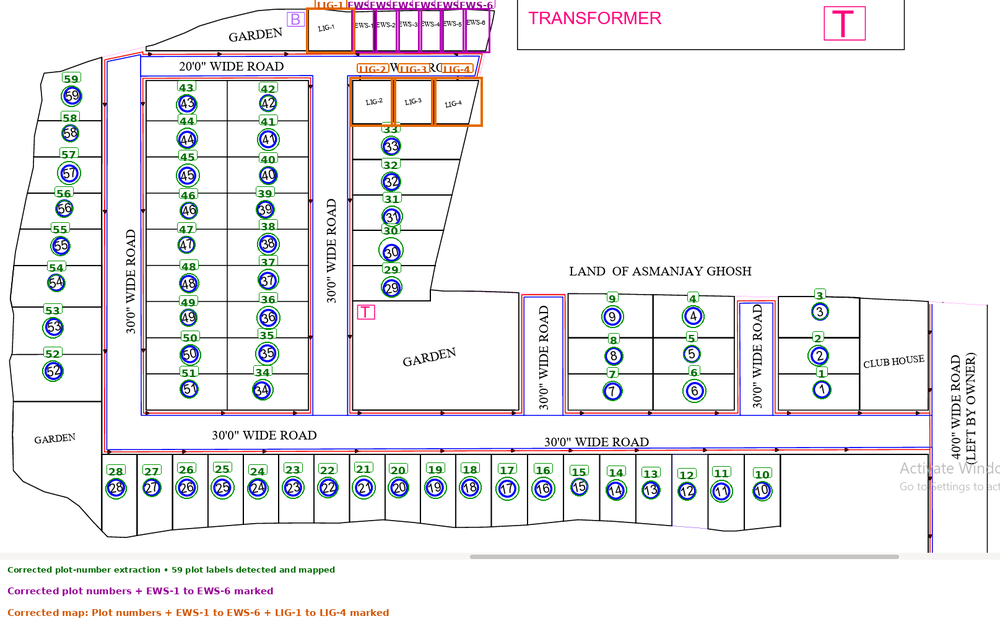
#> input picture marked_map_2.png, 1000 x 624 px, shrunk from 1615 x 1008 before the run, found by its file name
$ python a14_cells.py
#> lines starting #> are read from the running program, lines starting #| are printed output that depends on the picture; after the words box and inside, x2 and y2 are one past the last pixel; in counts of white or black regions, pixels touching at a corner belong together
"""Generate plot cells from gridlines and read numbers."""
import cv2, numpy as np
from pathlib import Path

SRC = Path(r"C:\Users\User\OneDrive\Desktop\gps_map\marked_map_2.png")
OUT = Path(r"C:\Users\User\OneDrive\Desktop\gps_map\out")
img = cv2.imread(str(SRC))
#> img is the input picture: shape (624, 1000, 3); mean B, G, R 238.6, 236.5, 237.8
h, w = img.shape[:2]
#> h = 624; w = 1000
hsv = cv2.cvtColor(img, cv2.COLOR_BGR2HSV)
#> hsv: shape (624, 1000, 3); mean H, S, V 11.2, 12.5, 243.8
H,S,V = hsv[:,:,0], hsv[:,:,1], hsv[:,:,2]
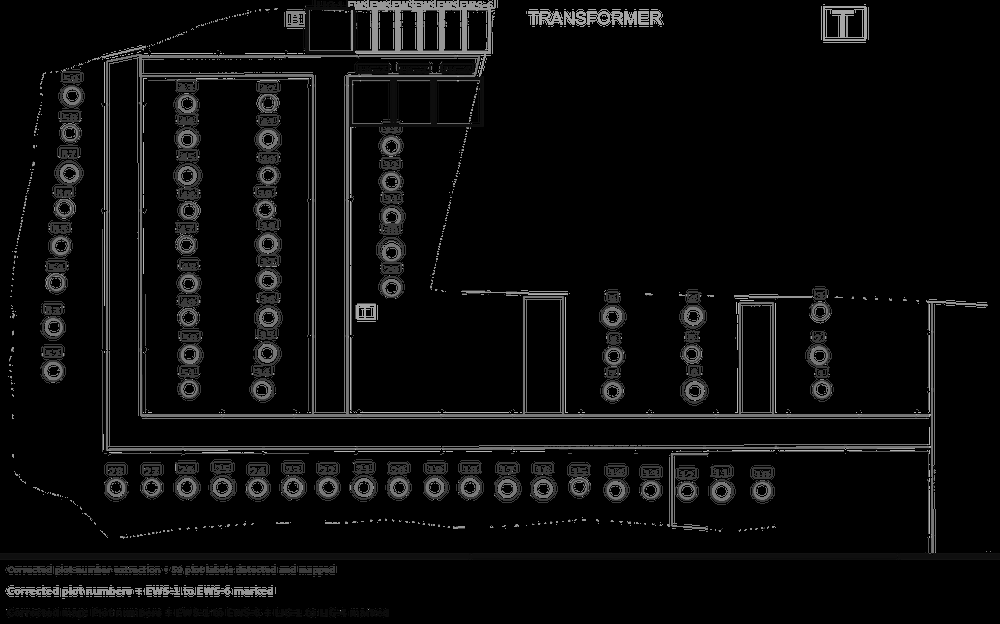
#> H: shape (624, 1000); min 0, max 179, mean 11.2
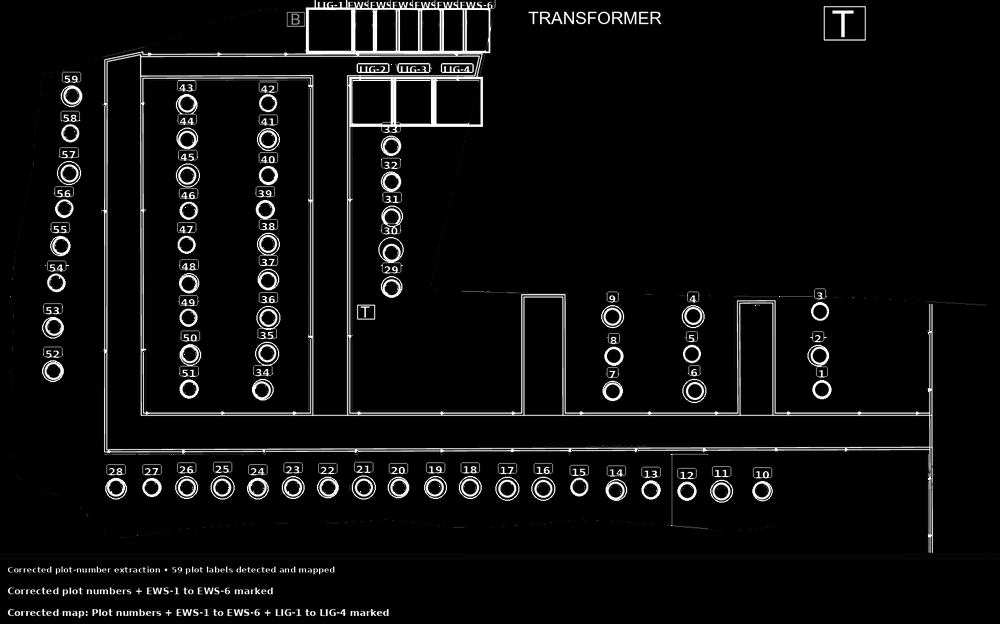
#> S: shape (624, 1000); min 0, max 255, mean 12.5
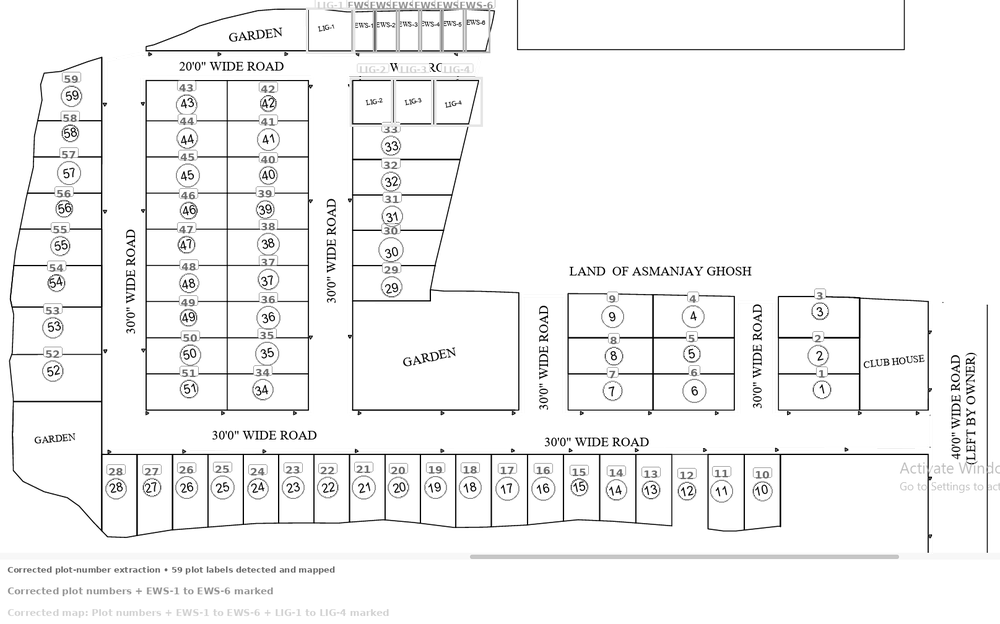
#> V: shape (624, 1000); min 0, max 255, mean 243.8
blue = ((H>=100)&(H<=130)&(S>60)&(V>50)).astype(np.uint8)*255
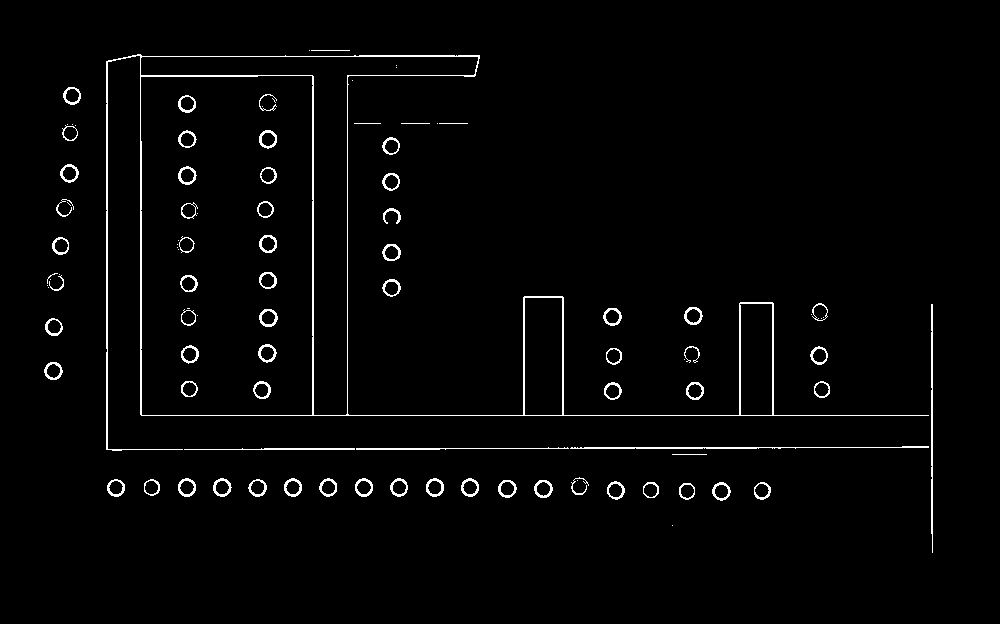
#> blue: shape (624, 1000); 2.2% white in thin lines or dots, all inside (x1, y1, x2, y2) = (44, 50, 933, 553)
bmask = cv2.dilate(blue, cv2.getStructuringElement(cv2.MORPH_RECT,(3,3)),1)
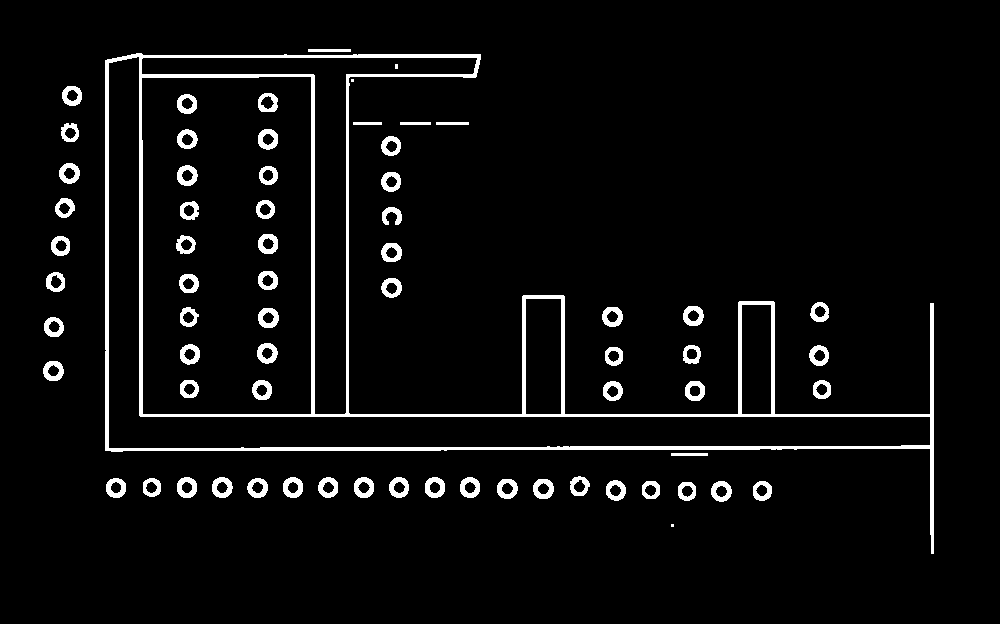
#> bmask: shape (624, 1000); 4.9% white; 68 white regions (3 under 20 px), largest, box (x1, y1, x2, y2) and area: (105, 53, 934, 554) 16037, (212, 477, 233, 498) 266, (258, 308, 279, 328) 264
green = ((H>=40)&(H<=85)&(S>60)&(V>50)).astype(np.uint8)*255
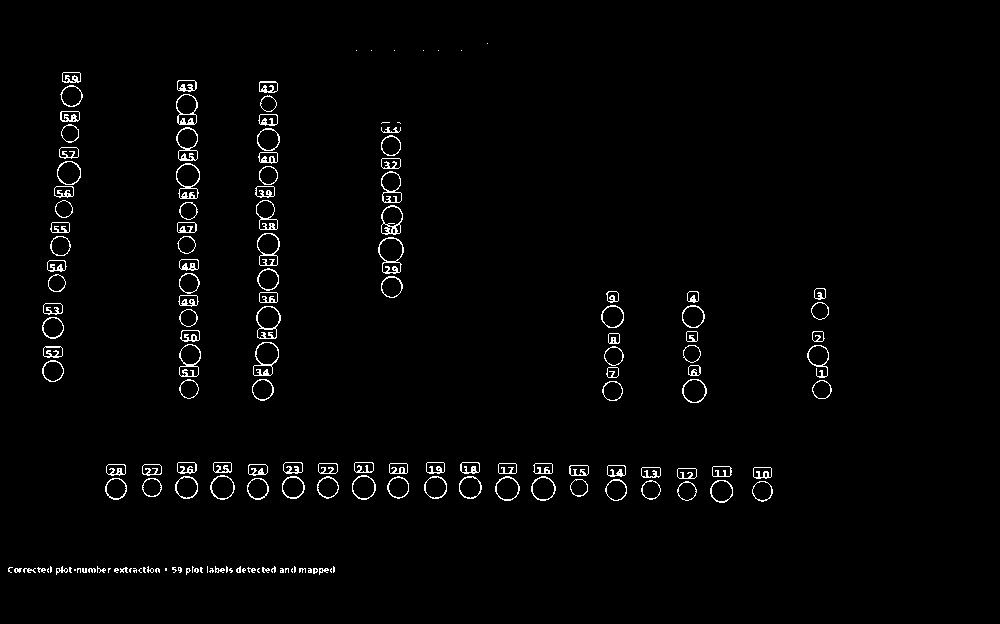
#> green: shape (624, 1000); 1.8% white in thin lines or dots, all inside (x1, y1, x2, y2) = (8, 43, 832, 575)

#> (the run stopped early here; a loop or call above may not have finished)
